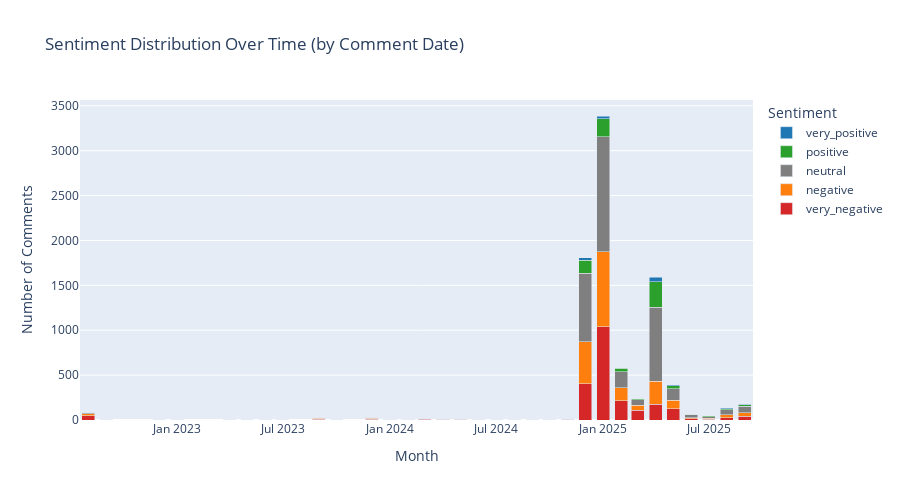

The cell this chart's notebook holds for it:
### Code cell
# Sentiment over time (by comment date)
sentiment_over_time = df.groupby(['comment_month', 'sentiment']).size().unstack(fill_value=0)
sentiment_over_time = sentiment_over_time[sentiment_order]

fig = go.Figure()

for i, sentiment in enumerate(sentiment_order):
	fig.add_trace(
		go.Bar(
			x=sentiment_over_time.index,
			y=sentiment_over_time[sentiment],
			name=sentiment,
			marker_color=colors_sentiment[i]
		)
	)

fig.update_layout(
	barmode='stack',
	title='Sentiment Distribution Over Time (by Comment Date)',
	xaxis_title='Month',
	yaxis_title='Number of Comments',
	height=500,
	legend_title='Sentiment'
)
fig.show()

### Figure 1 — Plotly figure (JSON) as saved in the notebook; plotly's stock layout.template omitted (floating-point values rounded to 4 significant figures)
{"data": [{"marker": {"color": "#d62728"}, "name": "very_negative", "type": "bar", "x": ["2022-08", "2022-09", "2022-12", "2023-01", "2023-04", "2023-05", "2023-06", "2023-07", "2023-09", "2023-10", "2023-12", "2024-01", "2024-02", "2024-03", "2024-04", "2024-05", "2024-06", "2024-07", "2024-08", "2024-09", "2024-10", "2024-11", "2024-12", "2025-01", "2025-02", "2025-03", "2025-04", "2025-05", "2025-06", "2025-07", "2025-08", "2025-09"], "y": [45, 4, 1, 0, 0, 1, 0, 1, 9, 1, 9, 5, 3, 6, 6, 8, 3, 1, 3, 0, 1, 7, 403, 1036, 212, 106, 177, 126, 16, 9, 23, 42]}, {"marker": {"color": "#ff7f0e"}, "name": "negative", "type": "bar", "x": ["2022-08", "2022-09", "2022-12", "2023-01", "2023-04", "2023-05", "2023-06", "2023-07", "2023-09", "2023-10", "2023-12", "2024-01", "2024-02", "2024-03", "2024-04", "2024-05", "2024-06", "2024-07", "2024-08", "2024-09", "2024-10", "2024-11", "2024-12", "2025-01", "2025-02", "2025-03", "2025-04", "2025-05", "2025-06", "2025-07", "2025-08", "2025-09"], "y": [27, 0, 1, 1, 0, 0, 1, 0, 8, 0, 13, 1, 4, 10, 4, 2, 4, 2, 1, 0, 1, 3, 467, 837, 150, 59, 256, 93, 11, 11, 38, 39]}, {"marker": {"color": "#7f7f7f"}, "name": "neutral", "type": "bar", "x": ["2022-08", "2022-09", "2022-12", "2023-01", "2023-04", "2023-05", "2023-06", "2023-07", "2023-09", "2023-10", "2023-12", "2024-01", "2024-02", "2024-03", "2024-04", "2024-05", "2024-06", "2024-07", "2024-08", "2024-09", "2024-10", "2024-11", "2024-12", "2025-01", "2025-02", "2025-03", "2025-04", "2025-05", "2025-06", "2025-07", "2025-08", "2025-09"], "y": [12, 1, 0, 0, 1, 0, 2, 0, 9, 0, 8, 0, 2, 3, 2, 4, 2, 1, 0, 1, 0, 2, 763, 1283, 178, 63, 823, 130, 29, 19, 51, 72]}, {"marker": {"color": "#2ca02c"}, "name": "positive", "type": "bar", "x": ["2022-08", "2022-09", "2022-12", "2023-01", "2023-04", "2023-05", "2023-06", "2023-07", "2023-09", "2023-10", "2023-12", "2024-01", "2024-02", "2024-03", "2024-04", "2024-05", "2024-06", "2024-07", "2024-08", "2024-09", "2024-10", "2024-11", "2024-12", "2025-01", "2025-02", "2025-03", "2025-04", "2025-05", "2025-06", "2025-07", "2025-08", "2025-09"], "y": [3, 0, 0, 0, 0, 0, 0, 0, 1, 1, 1, 0, 0, 0, 0, 2, 0, 0, 0, 0, 0, 0, 146, 199, 35, 11, 284, 32, 7, 10, 16, 16]}, {"marker": {"color": "#1f77b4"}, "name": "very_positive", "type": "bar", "x": ["2022-08", "2022-09", "2022-12", "2023-01", "2023-04", "2023-05", "2023-06", "2023-07", "2023-09", "2023-10", "2023-12", "2024-01", "2024-02", "2024-03", "2024-04", "2024-05", "2024-06", "2024-07", "2024-08", "2024-09", "2024-10", "2024-11", "2024-12", "2025-01", "2025-02", "2025-03", "2025-04", "2025-05", "2025-06", "2025-07", "2025-08", "2025-09"], "y": [0, 0, 0, 0, 0, 0, 0, 0, 0, 0, 0, 0, 0, 0, 0, 0, 0, 0, 0, 0, 0, 0, 27, 31, 7, 0, 48, 13, 0, 0, 9, 5]}], "layout": {"barmode": "stack", "height": 500, "legend": {"title": {"text": "Sentiment"}}, "title": {"text": "Sentiment Distribution Over Time (by Comment Date)"}, "xaxis": {"title": {"text": "Month"}}, "yaxis": {"title": {"text": "Number of Comments"}}}}
